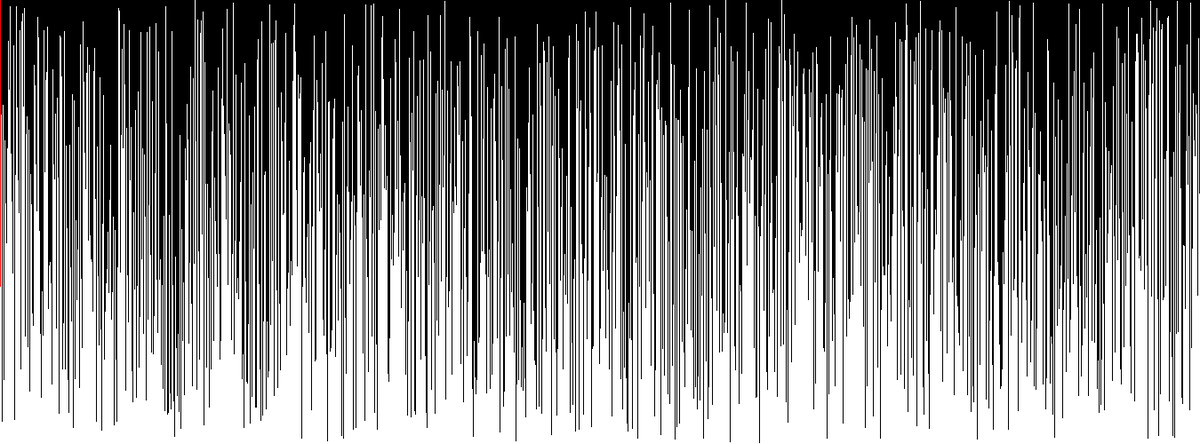
Frame 1 (no input)
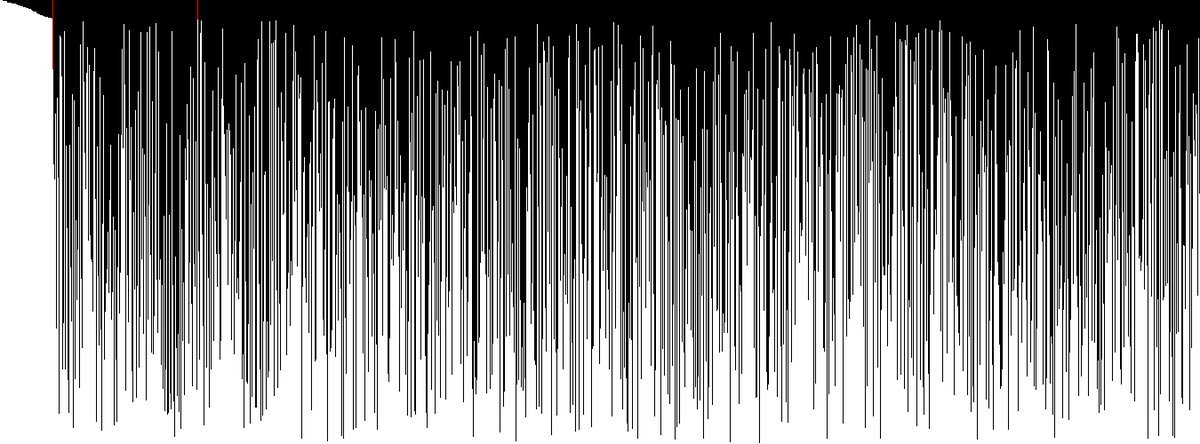
Frame 60 (the mouse pressed at the canvas centre just before this capture)
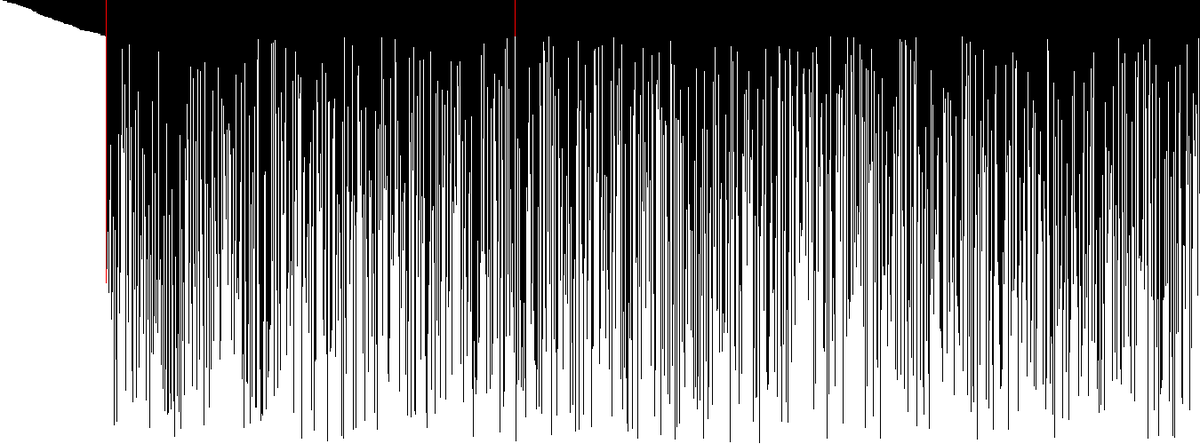
Frame 120 (the mouse held since frame 60 and released just before this capture)

The Processing sketch that drew these frames (run headless with seeded random() and noise(); from frame 60 on, the mouse is pressed at the canvas centre):

// Processing sketch: SelectionSort
// ── SelectionSort.pde
int maxSize = 1350;
int minSize = 1;
int linePx = 1;
int[] numList = new int[maxSize];
int cur = 0;
int indexSwap = -1;
int mx = 1;

void setup() {
  frameRate(60);
  noStroke();
  size(1350, 500);
  maxSize = width;
  numList = new int[maxSize];

  /*
  initial population of the array
   **/
  for (int i = 0; i < numList.length; i++) {
    int r = (int)random(0, height);
    numList[i] = r;
  }
  scale(1, -1);
  translate(0, -height);
}

void draw() {
  background(255);

  for (int i = 0; i < numList.length; i++) {
    fill(0, 0, 0);
    rect((width/numList.length) * i, 0, (width/numList.length), numList[i] * mx);
  }
  if (checkIfSorted(numList) == false) { //checks if the list is fully sorted
    if (cur < numList.length ) {
      selectionSort(numList, cur);
      if (indexSwap >= 0) {
        swap();
        fill(255, 0, 0);
        rect((width/numList.length) * cur, 0, (width/numList.length), numList[indexSwap] * mx);
        rect((width/numList.length) * indexSwap, 0, (width/numList.length), numList[cur] * mx);
        //rect(10 * cur + 10, 10, 5, numList[indexSwap] * 2);
      }
    }
  }
  cur++;
  indexSwap = -1;

}

/**
 navigates through the array, and if it's good to go then it returns true
 */
private boolean checkIfSorted(int numList[]) {
  for (int i = 0; i < numList.length; i++) {
    if (i != 0) {
      if (numList[i-1] > numList[i]) {
        return false;
      }
    }
  }
  return true;
}

/**
 Selection Sort Algorithm
 */
private void selectionSort(int numList[], int startAt) {
  int lowest = numList[cur];
  for (int i = startAt; i < numList.length && cur < numList.length; i++) {
    if (numList[i] < lowest) { //if i is not 100 and the current indexed value is greater then the next one they swap positions
      indexSwap = i; //logs the current index that needs to be swapped
      lowest = numList[i];
    }
  }
}

private void swap() {
  if (!(indexSwap < 0)) {
    int temp = numList[cur];
    numList[cur] = numList[indexSwap];
    numList[indexSwap] = temp;
  }
}
